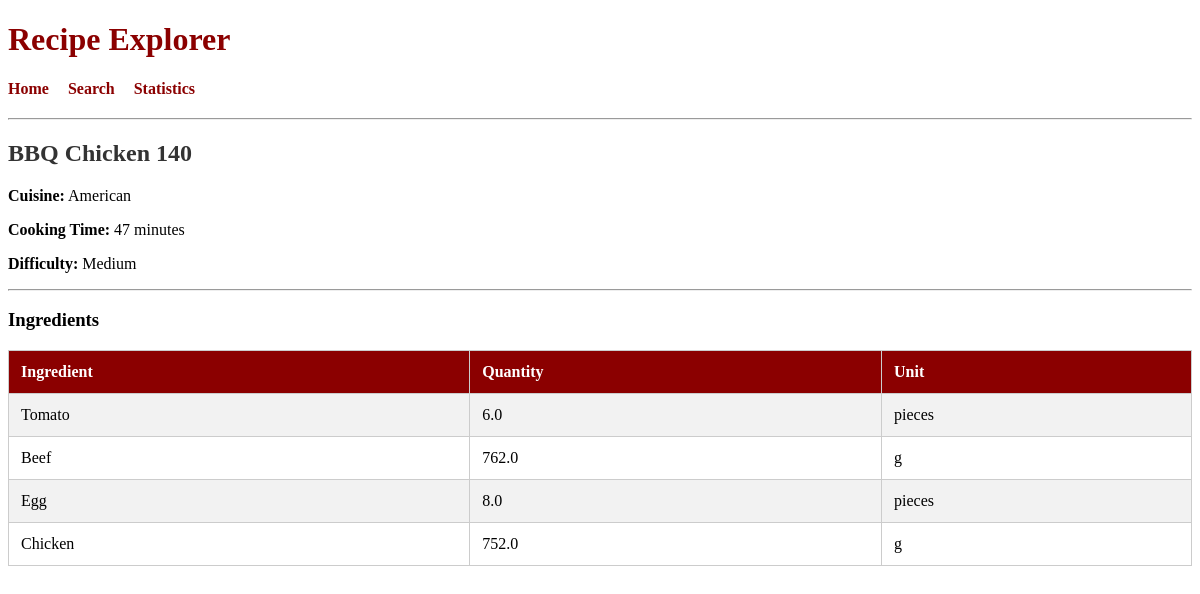
The page /recipe/140 on the database as committed earlier.
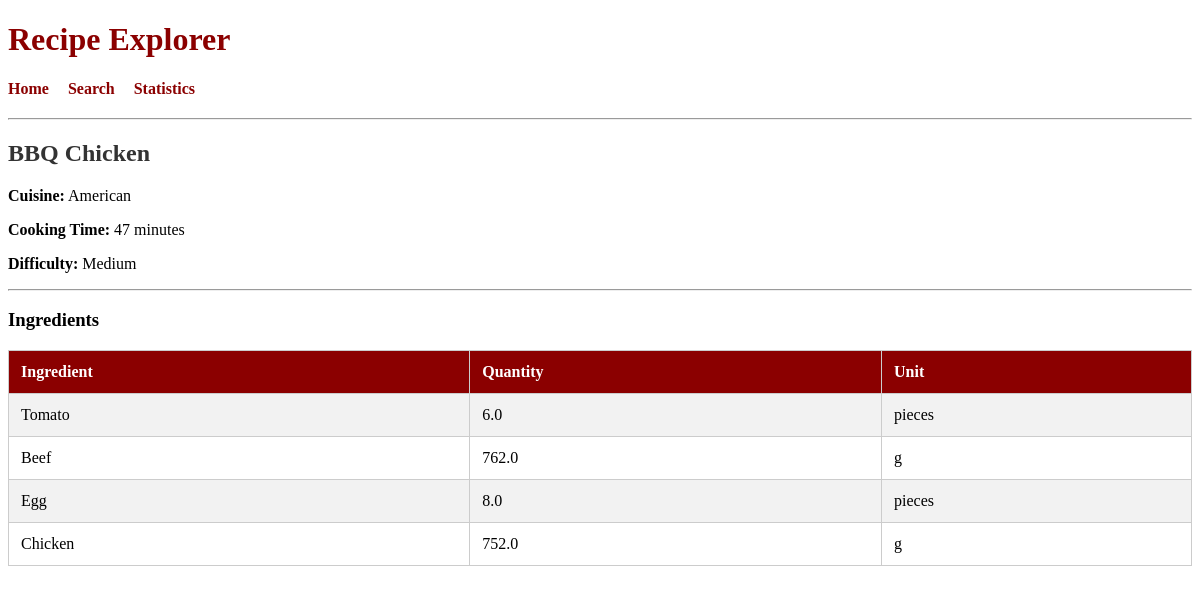
The same page on the database as committed later.
### tables this page shows
CREATE TABLE recipes (
    recipe_id INTEGER PRIMARY KEY,
    name TEXT,
    cuisine TEXT,
    cooking_time INTEGER,
    difficulty TEXT
);

### app.py (the view)
@app.route("/recipe/<int:id>")
def recipe_detail(id):
    conn = get_db()
    cur = conn.cursor()
    cur.execute("""
        SELECT *
        FROM recipes
        WHERE recipe_id = ?
    """, (id,))
    recipe = cur.fetchone()
    cur.execute("""
        SELECT ingredient_name, quantity, unit
        FROM ingredients
        WHERE recipe_id = ?
    """, (id,))
    ingredients = cur.fetchall()
    conn.close()
    return render_template(
        "detail.html",
        recipe=recipe,
        ingredients=ingredients
    )

### app.py (called while the page is built)
def get_db():
    return sqlite3.connect("database.db")

### templates/detail.html
{% extends "base.html" %}
{% block content %}
<h2>{{ recipe[1] }}</h2>
<p><b>Cuisine:</b> {{ recipe[2] }}</p>
<p><b>Cooking Time:</b> {{ recipe[3] }} minutes</p>
<p><b>Difficulty:</b> {{ recipe[4] }}</p>
<hr>
<h3>Ingredients</h3>
<table border="1">
<tr>
    <th>Ingredient</th>
    <th>Quantity</th>
    <th>Unit</th>
</tr>
{% for ingredient in ingredients %}
<tr>
    <td>{{ ingredient[0] }}</td>
    <td>{{ ingredient[1] }}</td>
    <td>{{ ingredient[2] }}</td>
</tr>
{% endfor %}
</table>
{% endblock %}

Rows that differ between the two databases and show on the page:
changed recipes "American": name "BBQ Chicken 140" → "BBQ Chicken"
